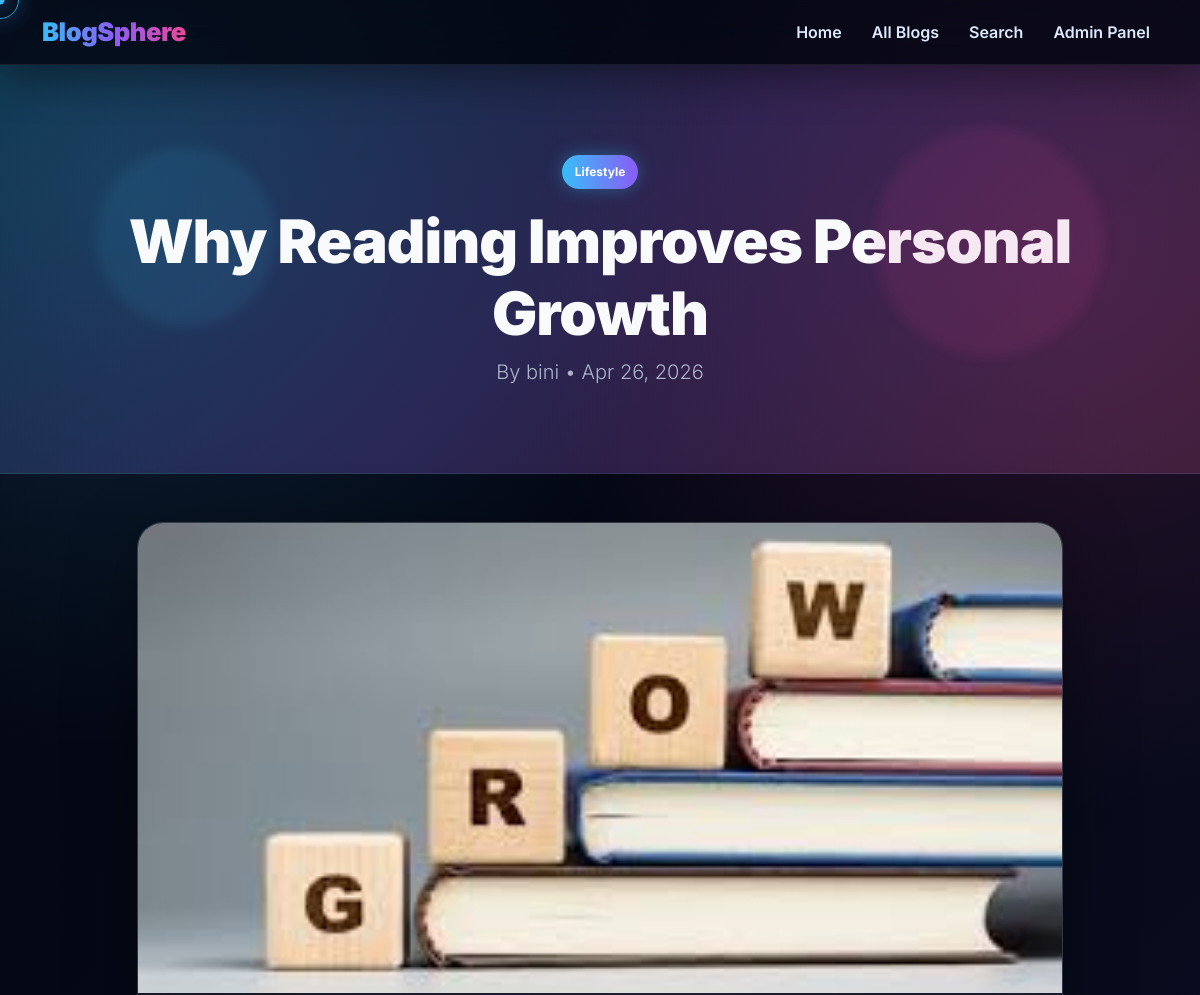
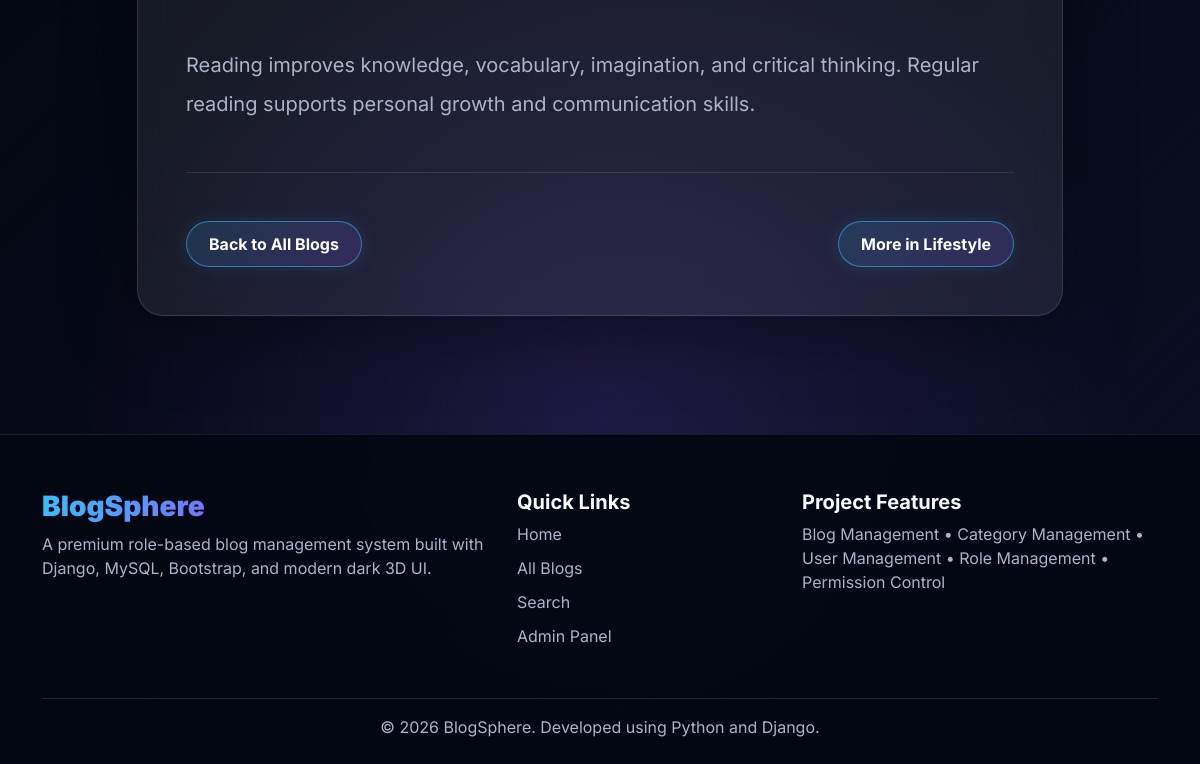
The app's page /blogs/why-reading-improves-personal-growth/ with its own data (2 pictures, top to bottom).
### blogs/models.py (models this page shows, shortened)
class Blog(models.Model):
    STATUS_CHOICES = (
        ('draft', 'Draft'),
        ('published', 'Published'),
    )
    title = models.CharField(max_length=200)
    slug = models.SlugField(unique=True, blank=True)
    content = models.TextField()
    category = models.ForeignKey(Category, on_delete=models.CASCADE, related_name='blogs')
    author = models.ForeignKey(User, on_delete=models.CASCADE)
    image = models.ImageField(upload_to='blog_images/', blank=True, null=True)
    status = models.CharField(max_length=20, choices=STATUS_CHOICES, default='draft')
    created_at = models.DateTimeField(auto_now_add=True)
    updated_at = models.DateTimeField(auto_now=True)

class Category(models.Model):
    name = models.CharField(max_length=100)
    slug = models.SlugField(unique=True, blank=True)
    description = models.TextField(blank=True, null=True)
    created_at = models.DateTimeField(auto_now_add=True)
    class Meta:
        verbose_name_plural = "Categories"

### blogs/views.py (the view)
# urls.py: path('blogs/<slug:slug>/', views.blog_detail, name='blog_detail'),
def blog_detail(request, slug):
    blog = get_object_or_404(Blog, slug=slug, status='published')
    return render(request, 'blogs/blog_detail.html', {
        'blog': blog
    })

### templates/blogs/blog_detail.html (shortened to what this page needs)
{% extends 'base.html' %}
{% block content %}
<section class="page-header text-center">
    <div class="container position-relative">
        <span class="category-badge mb-3 fade-in-up">{{ blog.category.name }}</span>
        <h1 class="page-title fade-in-up delay-1">
            {{ blog.title }}
        </h1>
        <p class="lead text-soft fade-in-up delay-2">
            By {{ blog.author.username }} • {{ blog.created_at|date:"M d, Y" }}
        </p>
    </div>
</section>
<section class="py-5">
    <div class="container">
        <div class="row justify-content-center">
            <div class="col-lg-10">
                <article class="glass-card overflow-hidden fade-in-up">
                    {% if blog.image %}
                        <div class="blog-img-wrap" style="height: 470px;">
                            <img src="{{ blog.image.url }}" alt="{{ blog.title }}">
                        </div>
                    {% endif %}
                    <div class="p-4 p-md-5">
                        <p class="fs-5 text-soft" style="line-height: 1.95;">
                            {{ blog.content }}
                        </p>
                        <hr class="border-secondary my-5">
                        <div class="d-flex justify-content-between align-items-center flex-wrap gap-3">
                            <a href="{% url 'blog_list' %}" class="neon-btn">
                                Back to All Blogs
                            </a>
                            <a href="{% url 'category_blogs' blog.category.slug %}" class="neon-btn">
                                More in {{ blog.category.name }}
                            </a>
                        </div>
                    </div>
                </article>
            </div>
        </div>
    </div>
</section>
{% endblock %}

### templates/base.html (style rules this page uses)
:root { --bg-dark: #050816; --bg-dark-2: #080b1f; --card-dark: rgba(255, 255, 255, 0.075); --border-glow: rgba(139, 92, 246, 0.55); --text-main: #f8fafc; --text-muted: #aab4c8; --neon-blue: #38bdf8; --neon-purple: #8b5cf6; --neon-pink: #ec4899; --neon-yellow: #facc15; }
* { box-sizing: border-box; }
html { scroll-behavior: smooth; }
body { font-family: 'Inter', sans-serif; background: radial-gradient(circle at 10% 10%, rgba(56, 189, 248, 0.16), transparent 30%), radial-gradient(circle at 90% 15%, rgba(236, 72, 153, 0.16), transparent 30%), radial-gradient(circle at 50% 80%, rgba(139, 92, 246, 0.18), transparent 35%), linear-gradient(135deg, #030712, #050816, #0b1026); color: var(--text-main); min-height: 100vh; overflow-x: hidden; cursor: none; }
a { color: inherit; }
.page-header { position: relative; padding: 90px 0 70px; background: linear-gradient(135deg, rgba(14, 165, 233, 0.18), rgba(139, 92, 246, 0.22), rgba(236, 72, 153, 0.16)), rgba(255, 255, 255, 0.03); overflow: hidden; border-bottom: 1px solid rgba(255, 255, 255, 0.08); }
.page-header::before, .page-header::after { content: ""; position: absolute; border-radius: 50%; filter: blur(6px); opacity: 0.55; animation: floatShape 7s ease-in-out infinite alternate; }
.page-header::before { width: 180px; height: 180px; background: rgba(56, 189, 248, 0.18); left: 8%; top: 20%; }
.page-header::after { width: 230px; height: 230px; background: rgba(236, 72, 153, 0.18); right: 8%; top: 15%; animation-delay: 1.5s; }
.page-title { font-size: clamp(2.2rem, 5vw, 4.5rem); font-weight: 900; letter-spacing: -1px; }
.text-soft { color: var(--text-muted); }
.glass-card { background: var(--card-dark); backdrop-filter: blur(18px); border: 1px solid rgba(255, 255, 255, 0.12); border-radius: 26px; box-shadow: 0 20px 70px rgba(0, 0, 0, 0.35), inset 0 1px 0 rgba(255, 255, 255, 0.08); }
.blog-img-wrap { overflow: hidden; height: 225px; background: #111827; }
.blog-img-wrap img { width: 100%; height: 100%; object-fit: cover; transition: 0.55s ease; }
.category-badge { display: inline-block; color: white; font-size: 0.75rem; font-weight: 700; padding: 8px 13px; border-radius: 999px; background: linear-gradient(90deg, var(--neon-blue), var(--neon-purple)); box-shadow: 0 0 18px rgba(56, 189, 248, 0.35); }
.neon-btn { border: 1px solid rgba(56, 189, 248, 0.55); color: white; background: linear-gradient(135deg, rgba(56, 189, 248, 0.16), rgba(139, 92, 246, 0.18)); border-radius: 999px; padding: 10px 22px; font-weight: 700; transition: 0.35s ease; box-shadow: 0 0 18px rgba(56, 189, 248, 0.12); text-decoration: none; }
.fade-in-up { opacity: 0; transform: translateY(35px); animation: fadeInUp 0.9s ease forwards; }
.delay-1 { animation-delay: 0.15s; }
.delay-2 { animation-delay: 0.3s; }

### records on screen
Blog: category.name "Lifestyle", title "Why Reading Improves Personal Growth", author.username "bini", created_at "Apr 26, 2026", image (picture), content "Reading improves knowledge, vocabulary, imagination, and critical thinking. Regular reading supports personal growth and communication skills."
